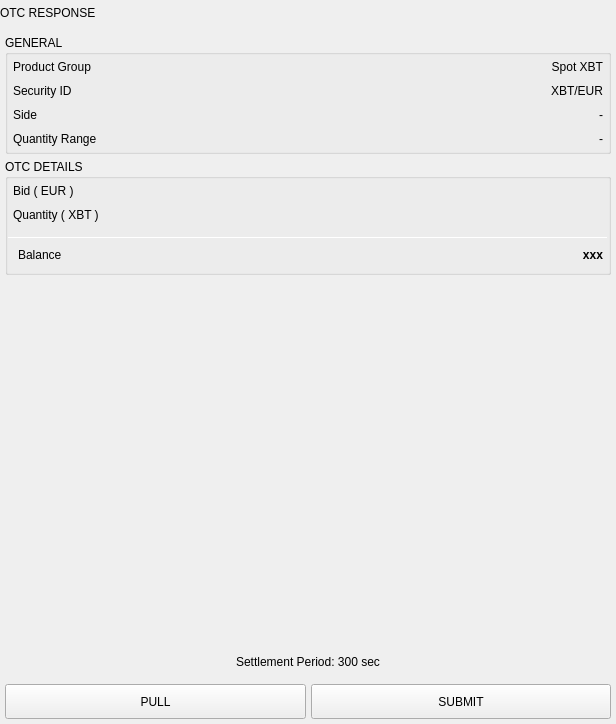
<?xml version="1.0" encoding="UTF-8"?>
<ui version="4.0">
 <class>CreateOTCResponseWidget</class>
 <widget class="QWidget" name="CreateOTCResponseWidget">
  <property name="geometry">
   <rect>
    <x>0</x>
    <y>0</y>
    <width>616</width>
    <height>724</height>
   </rect>
  </property>
  <property name="windowTitle">
   <string>Form</string>
  </property>
  <layout class="QVBoxLayout" name="verticalLayout_6">
   <property name="spacing">
    <number>5</number>
   </property>
   <property name="leftMargin">
    <number>0</number>
   </property>
   <property name="topMargin">
    <number>0</number>
   </property>
   <property name="rightMargin">
    <number>0</number>
   </property>
   <property name="bottomMargin">
    <number>0</number>
   </property>
   <item>
    <widget class="QWidget" name="headerWidget" native="true">
     <property name="minimumSize">
      <size>
       <width>0</width>
       <height>25</height>
      </size>
     </property>
     <property name="headerPanel" stdset="0">
      <bool>true</bool>
     </property>
     <layout class="QVBoxLayout" name="verticalLayout">
      <property name="spacing">
       <number>0</number>
      </property>
      <property name="leftMargin">
       <number>0</number>
      </property>
      <property name="topMargin">
       <number>0</number>
      </property>
      <property name="rightMargin">
       <number>0</number>
      </property>
      <property name="bottomMargin">
       <number>0</number>
      </property>
      <item>
       <widget class="QLabel" name="headerLabel">
        <property name="text">
         <string>OTC RESPONSE</string>
        </property>
        <property name="headerLabel" stdset="0">
         <bool>true</bool>
        </property>
        <property name="leftMargin" stdset="0">
         <number>5</number>
        </property>
       </widget>
      </item>
     </layout>
    </widget>
   </item>
   <item>
    <widget class="QWidget" name="generalWidget" native="true">
     <layout class="QVBoxLayout" name="verticalLayout_2">
      <property name="spacing">
       <number>5</number>
      </property>
      <property name="leftMargin">
       <number>5</number>
      </property>
      <property name="topMargin">
       <number>5</number>
      </property>
      <property name="rightMargin">
       <number>5</number>
      </property>
      <property name="bottomMargin">
       <number>5</number>
      </property>
      <item>
       <widget class="QGroupBox" name="groupBoxGeneral">
        <property name="title">
         <string>GENERAL</string>
        </property>
        <property name="wellGroupBoxWithButtonBar" stdset="0">
         <bool>true</bool>
        </property>
        <layout class="QVBoxLayout" name="verticalLayout_13">
         <property name="spacing">
          <number>10</number>
         </property>
         <property name="leftMargin">
          <number>5</number>
         </property>
         <property name="topMargin">
          <number>5</number>
         </property>
         <property name="rightMargin">
          <number>5</number>
         </property>
         <property name="bottomMargin">
          <number>5</number>
         </property>
         <item>
          <layout class="QHBoxLayout" name="horizontalLayout_7">
           <property name="spacing">
            <number>5</number>
           </property>
           <property name="leftMargin">
            <number>0</number>
           </property>
           <property name="rightMargin">
            <number>0</number>
           </property>
           <property name="bottomMargin">
            <number>0</number>
           </property>
           <item>
            <widget class="QLabel" name="productName">
             <property name="text">
              <string>Product Group</string>
             </property>
            </widget>
           </item>
           <item>
            <widget class="QLabel" name="productValue">
             <property name="text">
              <string>Spot XBT</string>
             </property>
             <property name="alignment">
              <set>Qt::AlignRight|Qt::AlignTrailing|Qt::AlignVCenter</set>
             </property>
             <property name="whiteLabel" stdset="0">
              <bool>true</bool>
             </property>
            </widget>
           </item>
          </layout>
         </item>
         <item>
          <layout class="QHBoxLayout" name="horizontalLayout_8">
           <property name="spacing">
            <number>5</number>
           </property>
           <property name="leftMargin">
            <number>0</number>
           </property>
           <property name="rightMargin">
            <number>0</number>
           </property>
           <item>
            <widget class="QLabel" name="securityLabel">
             <property name="text">
              <string>Security ID</string>
             </property>
            </widget>
           </item>
           <item>
            <widget class="QLabel" name="securityValue">
             <property name="text">
              <string>XBT/EUR</string>
             </property>
             <property name="alignment">
              <set>Qt::AlignRight|Qt::AlignTrailing|Qt::AlignVCenter</set>
             </property>
             <property name="whiteLabel" stdset="0">
              <bool>true</bool>
             </property>
            </widget>
           </item>
          </layout>
         </item>
         <item>
          <widget class="QWidget" name="sideWidget" native="true">
           <layout class="QHBoxLayout" name="sideLayout">
            <property name="spacing">
             <number>5</number>
            </property>
            <property name="leftMargin">
             <number>0</number>
            </property>
            <property name="topMargin">
             <number>0</number>
            </property>
            <property name="rightMargin">
             <number>0</number>
            </property>
            <property name="bottomMargin">
             <number>0</number>
            </property>
            <item>
             <widget class="QLabel" name="sideLabel">
              <property name="text">
               <string>Side</string>
              </property>
             </widget>
            </item>
            <item>
             <widget class="QLabel" name="sideValue">
              <property name="text">
               <string>-</string>
              </property>
              <property name="alignment">
               <set>Qt::AlignRight|Qt::AlignTrailing|Qt::AlignVCenter</set>
              </property>
              <property name="whiteLabel" stdset="0">
               <bool>true</bool>
              </property>
             </widget>
            </item>
           </layout>
          </widget>
         </item>
         <item>
          <widget class="QWidget" name="rangeWidget" native="true">
           <layout class="QHBoxLayout" name="sideLayout_2">
            <property name="spacing">
             <number>5</number>
            </property>
            <property name="leftMargin">
             <number>0</number>
            </property>
            <property name="topMargin">
             <number>0</number>
            </property>
            <property name="rightMargin">
             <number>0</number>
            </property>
            <property name="bottomMargin">
             <number>0</number>
            </property>
            <item>
             <widget class="QLabel" name="rangeLabel">
              <property name="text">
               <string>Quantity Range</string>
              </property>
             </widget>
            </item>
            <item>
             <widget class="QLabel" name="rangeValue">
              <property name="text">
               <string>-</string>
              </property>
              <property name="alignment">
               <set>Qt::AlignRight|Qt::AlignTrailing|Qt::AlignVCenter</set>
              </property>
              <property name="whiteLabel" stdset="0">
               <bool>true</bool>
              </property>
             </widget>
            </item>
           </layout>
          </widget>
         </item>
        </layout>
       </widget>
      </item>
      <item>
       <widget class="QGroupBox" name="groupBoxRequest">
        <property name="title">
         <string>OTC DETAILS</string>
        </property>
        <property name="wellGroupBoxWithButtonBar" stdset="0">
         <bool>true</bool>
        </property>
        <layout class="QGridLayout" name="gridLayout">
         <property name="leftMargin">
          <number>0</number>
         </property>
         <property name="topMargin">
          <number>0</number>
         </property>
         <property name="rightMargin">
          <number>0</number>
         </property>
         <property name="bottomMargin">
          <number>0</number>
         </property>
         <property name="horizontalSpacing">
          <number>0</number>
         </property>
         <property name="verticalSpacing">
          <number>5</number>
         </property>
         <item row="2" column="0">
          <widget class="QWidget" name="balanceLayout" native="true">
           <property name="minimumSize">
            <size>
             <width>0</width>
             <height>0</height>
            </size>
           </property>
           <layout class="QHBoxLayout" name="horizontalLayout_19">
            <property name="spacing">
             <number>3</number>
            </property>
            <property name="leftMargin">
             <number>10</number>
            </property>
            <property name="topMargin">
             <number>5</number>
            </property>
            <property name="rightMargin">
             <number>5</number>
            </property>
            <property name="bottomMargin">
             <number>10</number>
            </property>
            <item>
             <widget class="QLabel" name="cashBalanceLabel">
              <property name="text">
               <string>Balance</string>
              </property>
             </widget>
            </item>
            <item>
             <widget class="QLabel" name="labelBalanceValue">
              <property name="styleSheet">
               <string notr="true">font-weight: bold;</string>
              </property>
              <property name="text">
               <string>xxx</string>
              </property>
              <property name="alignment">
               <set>Qt::AlignRight|Qt::AlignTrailing|Qt::AlignVCenter</set>
              </property>
              <property name="whiteLabel" stdset="0">
               <bool>true</bool>
              </property>
             </widget>
            </item>
           </layout>
          </widget>
         </item>
         <item row="1" column="0">
          <widget class="Line" name="lineBeforeBalance">
           <property name="sizePolicy">
            <sizepolicy hsizetype="MinimumExpanding" vsizetype="Fixed">
             <horstretch>0</horstretch>
             <verstretch>0</verstretch>
            </sizepolicy>
           </property>
           <property name="maximumSize">
            <size>
             <width>16777215</width>
             <height>1</height>
            </size>
           </property>
           <property name="orientation">
            <enum>Qt::Horizontal</enum>
           </property>
          </widget>
         </item>
         <item row="0" column="0">
          <widget class="QWidget" name="widgetSliders" native="true">
           <layout class="QVBoxLayout" name="verticalLayout_5">
            <property name="spacing">
             <number>5</number>
            </property>
            <property name="leftMargin">
             <number>5</number>
            </property>
            <property name="topMargin">
             <number>5</number>
            </property>
            <property name="rightMargin">
             <number>5</number>
            </property>
            <property name="bottomMargin">
             <number>5</number>
            </property>
            <item>
             <widget class="QWidget" name="widgetPriceRangeContainer" native="true">
              <layout class="QVBoxLayout" name="verticalLayout_3">
               <property name="spacing">
                <number>5</number>
               </property>
               <property name="leftMargin">
                <number>0</number>
               </property>
               <property name="topMargin">
                <number>0</number>
               </property>
               <property name="rightMargin">
                <number>0</number>
               </property>
               <property name="bottomMargin">
                <number>0</number>
               </property>
               <item>
                <widget class="QLabel" name="labelRangePriceProduct">
                 <property name="text">
                  <string>Bid ( EUR )</string>
                 </property>
                </widget>
               </item>
               <item>
                <widget class="RangeWidget" name="widgetPriceRange" native="true"/>
               </item>
              </layout>
             </widget>
            </item>
            <item>
             <widget class="QWidget" name="widgetAmountRangeContainer" native="true">
              <layout class="QVBoxLayout" name="verticalLayout_4">
               <property name="spacing">
                <number>5</number>
               </property>
               <property name="leftMargin">
                <number>0</number>
               </property>
               <property name="topMargin">
                <number>0</number>
               </property>
               <property name="rightMargin">
                <number>0</number>
               </property>
               <property name="bottomMargin">
                <number>0</number>
               </property>
               <item>
                <widget class="QLabel" name="labelQuantity">
                 <property name="text">
                  <string>Quantity ( XBT )</string>
                 </property>
                </widget>
               </item>
               <item>
                <widget class="RangeWidget" name="widgetAmountRange" native="true"/>
               </item>
              </layout>
             </widget>
            </item>
           </layout>
          </widget>
         </item>
        </layout>
       </widget>
      </item>
     </layout>
    </widget>
   </item>
   <item>
    <spacer name="verticalSpacer">
     <property name="orientation">
      <enum>Qt::Vertical</enum>
     </property>
     <property name="sizeHint" stdset="0">
      <size>
       <width>20</width>
       <height>252</height>
      </size>
     </property>
    </spacer>
   </item>
   <item>
    <widget class="QWidget" name="widgetNote" native="true">
     <layout class="QHBoxLayout" name="horizontalLayout_9">
      <property name="spacing">
       <number>5</number>
      </property>
      <property name="leftMargin">
       <number>5</number>
      </property>
      <property name="topMargin">
       <number>5</number>
      </property>
      <property name="rightMargin">
       <number>5</number>
      </property>
      <property name="bottomMargin">
       <number>5</number>
      </property>
      <item>
       <widget class="QLabel" name="label_9">
        <property name="text">
         <string>Settlement Period: 300 sec</string>
        </property>
        <property name="alignment">
         <set>Qt::AlignCenter</set>
        </property>
       </widget>
      </item>
     </layout>
    </widget>
   </item>
   <item>
    <widget class="QWidget" name="horizontalWidgetSubmit" native="true">
     <property name="minimumSize">
      <size>
       <width>0</width>
       <height>0</height>
      </size>
     </property>
     <property name="buttonBar" stdset="0">
      <bool>true</bool>
     </property>
     <layout class="QHBoxLayout" name="horizontalLayout_4">
      <property name="spacing">
       <number>5</number>
      </property>
      <property name="leftMargin">
       <number>5</number>
      </property>
      <property name="topMargin">
       <number>5</number>
      </property>
      <property name="rightMargin">
       <number>5</number>
      </property>
      <property name="bottomMargin">
       <number>5</number>
      </property>
      <item>
       <widget class="QPushButton" name="pushButtonPull">
        <property name="minimumSize">
         <size>
          <width>0</width>
          <height>35</height>
         </size>
        </property>
        <property name="text">
         <string>PULL</string>
        </property>
       </widget>
      </item>
      <item>
       <widget class="QPushButton" name="pushButtonSubmit">
        <property name="minimumSize">
         <size>
          <width>0</width>
          <height>35</height>
         </size>
        </property>
        <property name="styleSheet">
         <string notr="true"/>
        </property>
        <property name="text">
         <string>SUBMIT</string>
        </property>
       </widget>
      </item>
     </layout>
    </widget>
   </item>
  </layout>
 </widget>
 <customwidgets>
  <customwidget>
   <class>RangeWidget</class>
   <extends>QWidget</extends>
   <header location="global">RangeWidget.h</header>
   <container>1</container>
  </customwidget>
 </customwidgets>
 <resources/>
 <connections/>
</ui>
